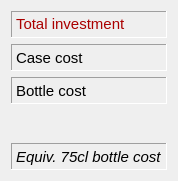
         <widget class="QWidget" name="verticalLayoutWidget_13">
          <property name="geometry">
           <rect>
            <x>1360</x>
            <y>210</y>
            <width>161</width>
            <height>181</height>
           </rect>
          </property>
          <layout class="QVBoxLayout" name="verticalLayout_13">
           <item>
            <widget class="QLabel" name="totallabel">
             <property name="font">
              <font>
               <family>Arial</family>
               <pointsize>11</pointsize>
               <weight>50</weight>
               <bold>false</bold>
              </font>
             </property>
             <property name="frameShape">
              <enum>QFrame::Panel</enum>
             </property>
             <property name="frameShadow">
              <enum>QFrame::Sunken</enum>
             </property>
             <property name="text">
              <string>&lt;html&gt;&lt;head/&gt;&lt;body&gt;&lt;p&gt;&lt;span style=&quot; color:#aa0000;&quot;&gt;Total investment&lt;/span&gt;&lt;/p&gt;&lt;/body&gt;&lt;/html&gt;</string>
             </property>
             <property name="textFormat">
              <enum>Qt::RichText</enum>
             </property>
            </widget>
           </item>
           <item>
            <widget class="QLabel" name="casecostlabel">
             <property name="font">
              <font>
               <family>Arial</family>
               <pointsize>11</pointsize>
              </font>
             </property>
             <property name="frameShape">
              <enum>QFrame::Panel</enum>
             </property>
             <property name="frameShadow">
              <enum>QFrame::Sunken</enum>
             </property>
             <property name="text">
              <string>Case cost</string>
             </property>
            </widget>
           </item>
           <item>
            <widget class="QLabel" name="bottlecostlabel">
             <property name="font">
              <font>
               <family>Arial</family>
               <pointsize>11</pointsize>
              </font>
             </property>
             <property name="frameShape">
              <enum>QFrame::Panel</enum>
             </property>
             <property name="frameShadow">
              <enum>QFrame::Sunken</enum>
             </property>
             <property name="text">
              <string>Bottle cost</string>
             </property>
            </widget>
           </item>
           <item>
            <widget class="QLabel" name="equiv75cl_2">
             <property name="font">
              <font>
               <family>Arial</family>
               <pointsize>11</pointsize>
              </font>
             </property>
             <property name="text">
              <string/>
             </property>
            </widget>
           </item>
           <item>
            <widget class="QLabel" name="equiv75clbottlecostlabel">
             <property name="font">
              <font>
               <family>Arial</family>
               <pointsize>11</pointsize>
               <italic>true</italic>
              </font>
             </property>
             <property name="frameShape">
              <enum>QFrame::Panel</enum>
             </property>
             <property name="frameShadow">
              <enum>QFrame::Sunken</enum>
             </property>
             <property name="text">
              <string>Equiv. 75cl bottle cost</string>
             </property>
            </widget>
           </item>
          </layout>
         </widget>
